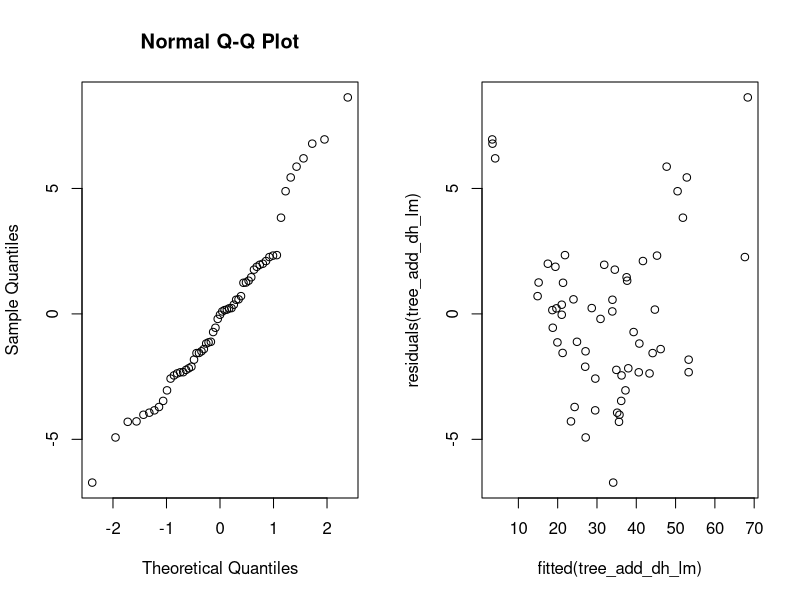
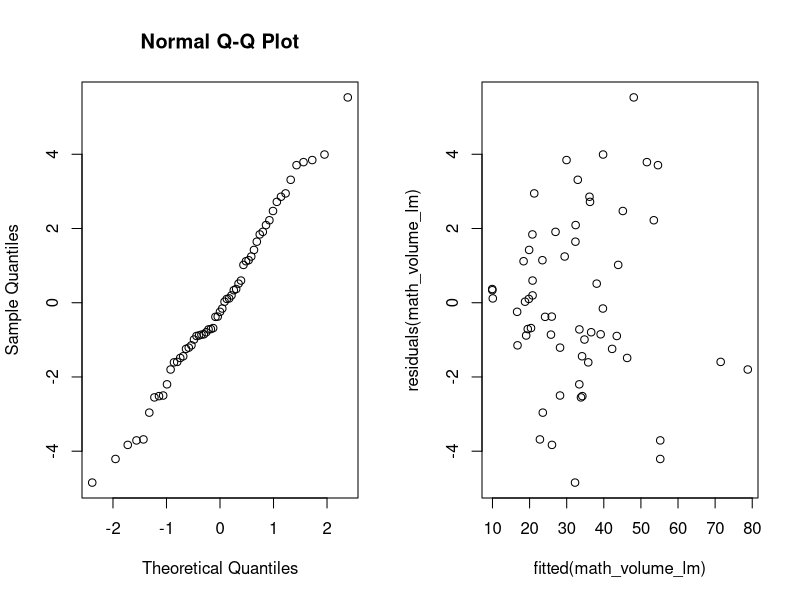
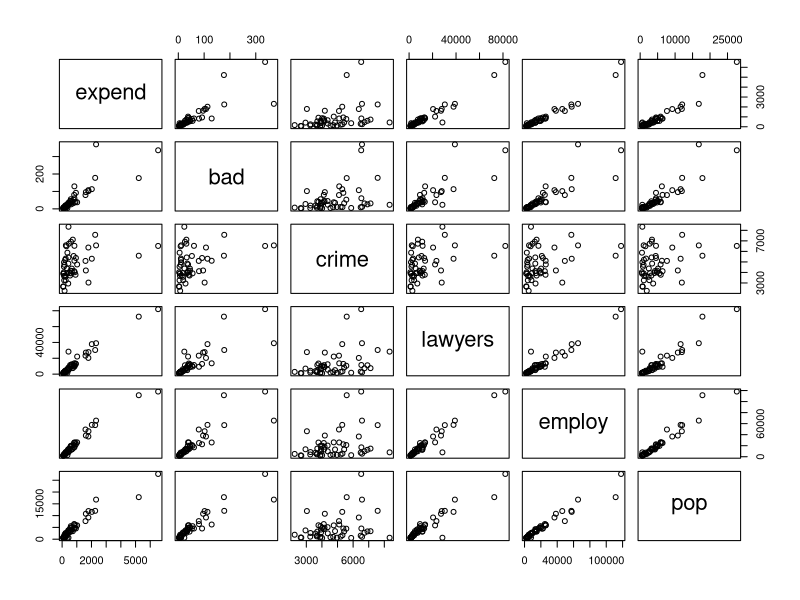
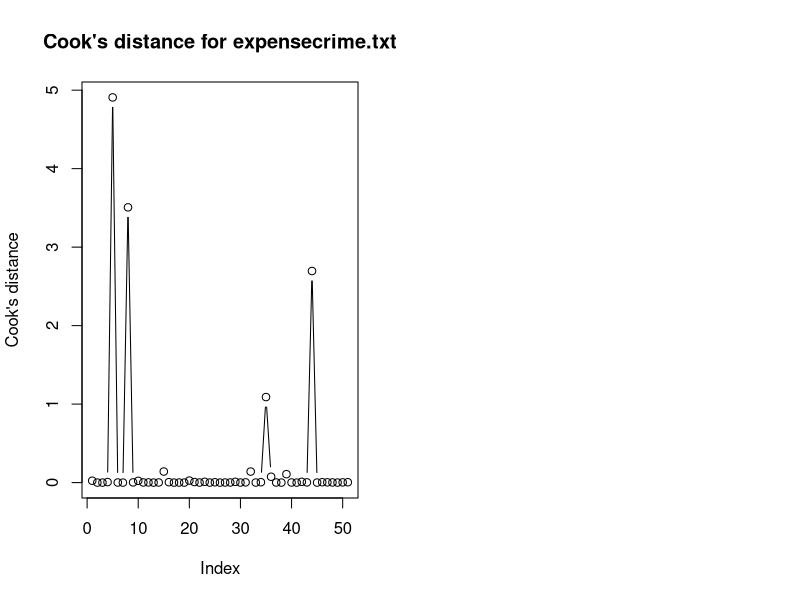
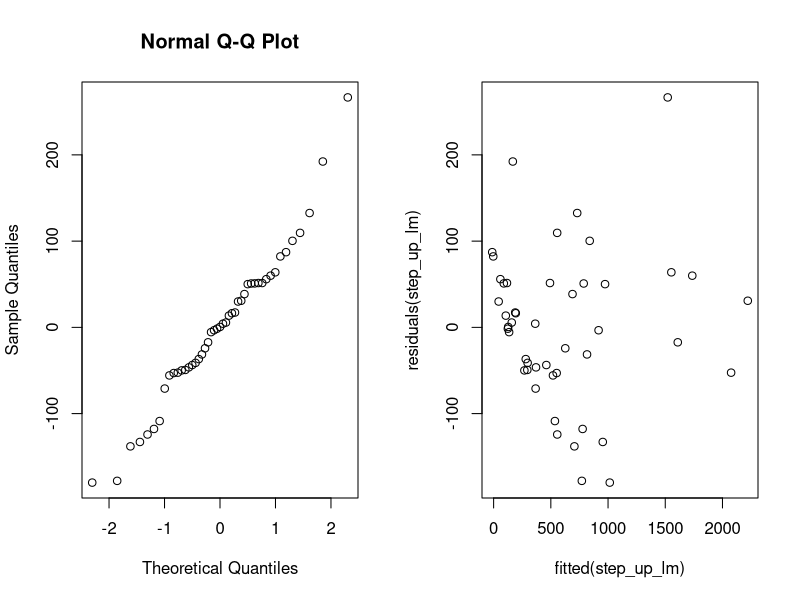
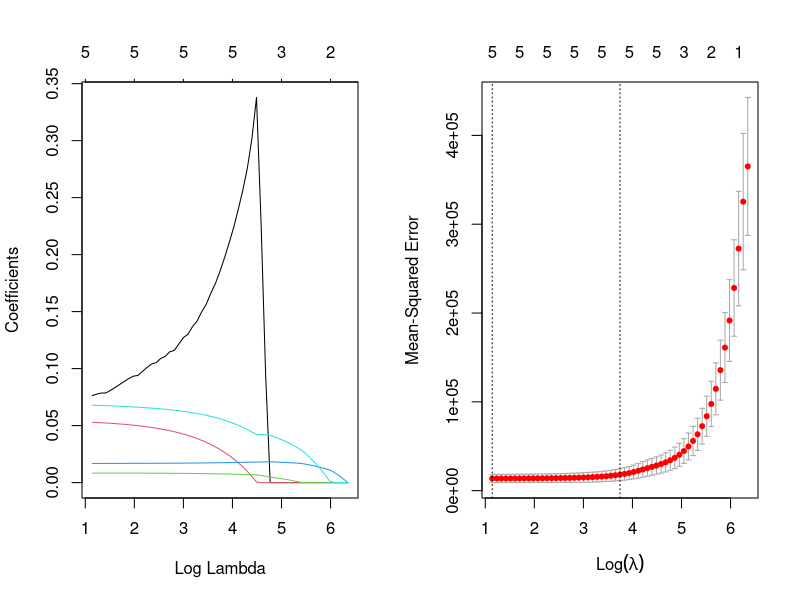
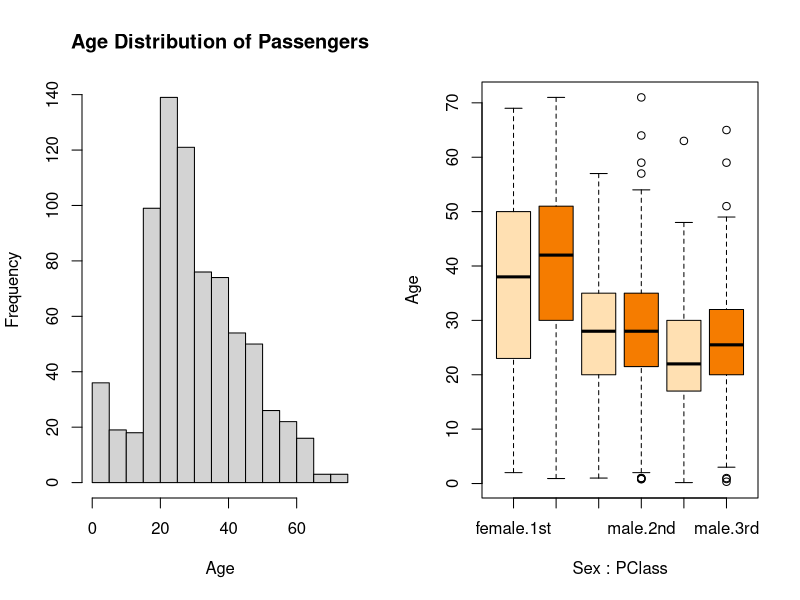

Generate these figures, in order, with R:
## ---- chunk 1
# set up global R options
options(digits = 3)

# set up knitr global chunk options
knitr::opts_chunk$set(fig.height = 3)
## ---- chunk 2
tree_df <- as.data.frame(read.table("data/treeVolume.txt", header=TRUE))
head(tree_df)
## ---- chunk 3
tree_df$type <- as.factor(tree_df$type)
tree_type_lm <- lm(volume~type, data=tree_df)
anova(tree_type_lm)
## ---- chunk 4
mask <- tree_df$type == "beech"
t.test(tree_df$volume[mask], tree_df$volume[!mask])
## ---- chunk 5
tree_type_d_lm <- lm(volume~height+type*diameter, data=tree_df)
anova(tree_type_d_lm)
## ---- chunk 6
tree_type_h_lm <- lm(volume~diameter+type*height, data=tree_df)
anova(tree_type_h_lm)
## ---- chunk 7
tree_add_all_lm <- lm(volume~diameter+height+type, data=tree_df)
drop1(tree_add_all_lm, test= "F")
## ---- chunk 8
tree_add_dh_lm <- lm(volume~diameter+height, data=tree_df)
anova(tree_add_dh_lm)
## ---- chunk 9
summary(tree_add_dh_lm)
## ---- chunk 10
par(mfrow=c(1, 2))
qqnorm(residuals(tree_add_dh_lm))
plot(fitted(tree_add_dh_lm), residuals(tree_add_dh_lm))
## ---- chunk 11
mean_d <- mean(tree_df$diameter)
mean_h <- mean(tree_df$height)
means <-  data.frame(diameter=c(mean_d), height=c(mean_h))

predict(tree_add_dh_lm, means, interval = "confidence")
## ---- chunk 12
tree_df$math_volume <- tree_df$height * tree_df$diameter^2
math_volume_lm <- lm(volume~math_volume, data=tree_df)
anova(math_volume_lm)
## ---- chunk 13
summary(math_volume_lm)
## ---- chunk 14
par(mfrow=c(1,2))

qqnorm(residuals(math_volume_lm))
plot(fitted(math_volume_lm), residuals(math_volume_lm))
## ---- chunk 15
# Read data
crime_df <- as.data.frame(read.table("data/expensescrime.txt", header=TRUE))
head(crime_df)

response <- "expend"
exp_vars <- c("bad", "crime", "lawyers", "employ", "pop")
## ---- chunk 16
pairs(crime_df[, c(response, exp_vars)])
## ---- chunk 17
crime_lm <- lm(expend~bad+crime+lawyers+employ+pop, data=crime_df)
cooks.distance(crime_lm)[cooks.distance(crime_lm) > 1]
## ---- chunk 18
plot(cooks.distance(crime_lm), type='b', ylab="Cook's distance", main = "Cook's distance for expensecrime.txt")
## ---- chunk 19
crime_df_upd <- crime_df[-c(5,8,35,44),]
## ---- chunk 20
round(cor(crime_df[, c(exp_vars)]), 2)
## ---- chunk 21
library(car)
## ---- chunk 22
vif(lm(expend~bad+crime+lawyers+employ+pop, data=crime_df))
## ---- chunk 23
print("Step 1")

print("bad")
summary(lm(expend~bad, data=crime_df_upd))

print("crime")
summary(lm(expend~crime, data=crime_df_upd))

print("lawyers")
summary(lm(expend~lawyers, data=crime_df_upd))

print("employ")
summary(lm(expend~employ, data=crime_df_upd)) # YES

print("pop")
summary(lm(expend~pop, data=crime_df_upd)) 
## ---- chunk 24
print("Step 2")

print("bad")
summary(lm(expend~employ+bad, data=crime_df_upd))

print("crime")
summary(lm(expend~employ+crime, data=crime_df_upd)) # YES

print("lawyers")
summary(lm(expend~employ+lawyers, data=crime_df_upd))

print("pop")
summary(lm(expend~employ+pop, data=crime_df_upd))
## ---- chunk 25
print("Step 3")

print("bad")
summary(lm(expend~employ+crime+bad, data=crime_df_upd))

print("lawyers")
summary(lm(expend~employ+crime+lawyers, data=crime_df_upd))

print("pop")
summary(lm(expend~employ+crime+pop, data=crime_df_upd)) # YES
## ---- chunk 26
print("Step 4")

print("bad")
summary(lm(expend~employ+crime+pop+bad, data=crime_df_upd))

print("lawyers")
summary(lm(expend~employ+crime+pop+lawyers, data=crime_df_upd))

# None significant!
## ---- chunk 27
step_up_lm <- lm(expend~employ+crime+pop, data=crime_df_upd)
summary(step_up_lm)
## ---- chunk 28
vif(step_up_lm)
## ---- chunk 29
par(mfrow=c(1,2))

qqnorm(residuals(step_up_lm))
plot(fitted(step_up_lm), residuals(step_up_lm))
## ---- chunk 30
new_data <- data.frame(bad=50, crime=5000, lawyers=5000, employ=5000, pop=5000)
predict(step_up_lm, new_data, interval="prediction", level=0.95)
## ---- chunk 31
predict(step_up_lm, new_data, interval="confidence", level=0.95)
## ---- chunk 32
# install.packages("glmnet", repos = "https://cran.us.r-project.org")
library(glmnet)
## ---- chunk 33
x <- as.matrix(crime_df_upd[, exp_vars])
y <- as.matrix(crime_df_upd[, c(response)])

# train-test splitting
train <- (sample(1:nrow(x), 0.67*nrow(x))) # train by using 2/3 of the data
x.train <- x[train,]; y.train <- y[train]
x.test <- x[-train,]; y.test <- y[-train]

# fitting the model
lasso.mod <- glmnet(x.train, y.train, alpha=1)
cv.lasso <- cv.glmnet(x.train,y.train,alpha=1,type.measure='mse')
## ---- chunk 34
plot(lasso.mod, label=T, xvar="lambda")
## ---- chunk 35
plot(cv.lasso)
## ---- chunk 36
(lambda.1se <- cv.lasso$lambda.1se)
## ---- chunk 37
# https://glmnet.stanford.edu/articles/glmnet.html#assessing-models-on-test-data-1
assess.glmnet(lasso.mod, newx = x.test, newy = y.test, s=cv.lasso$lambda.1se)
coef(lasso.mod, s=lambda.1se) # beta’s for lambda.1se
## ---- chunk 38
y.pred <- predict(lasso.mod, s=lambda.1se, newx=x.test)
mse.lasso <- mean((y.test - y.pred)^2); mse.lasso
## ---- chunk 39
new_data <- data.frame(x.test)
y.pred <- predict(step_up_lm, new_data, interval="confidence", level=0.95)
mse.step_up <- mean((y.test - y.pred)^2); mse.step_up
## ---- chunk 40
# Read data
titanic_df <- as.data.frame(read.table("data/titanic.txt", header=TRUE))
head(titanic_df)
## ---- chunk 41
titanic_df$PClass <- as.factor(titanic_df$PClass)
titanic_df$Sex <- as.factor(titanic_df$Sex)
summary(titanic_df)
## ---- chunk 42
tot_comb <- xtabs(~PClass+Sex, data=titanic_df)
tot_comb
## ---- chunk 43
tot_comb.surv <- xtabs(Survived~PClass+Sex, data=titanic_df)
round(tot_comb.surv/tot_comb, 2)
## ---- chunk 44
hist(titanic_df$Age, xlab="Age", main="Age Distribution of Passengers")
## ---- chunk 45
# I don't think this is plot tells us anything useful?
boxplot(Age ~ Sex + PClass, data=titanic_df, col = c("#FFE0B2", "#F57C00")) 
## ---- chunk 46
titanic_df_upd <- na.omit(titanic_df)
## ---- chunk 47
titanic_df_upd$PClass <- as.factor(titanic_df_upd$PClass)
titanic_df_upd$Sex <- as.factor(titanic_df_upd$Sex)
base_lm <- glm(Survived ~ Age+PClass+Sex, data = titanic_df_upd, family = binomial)
## ---- chunk 48
drop1(base_lm, test = "Chisq")
## ---- chunk 49
summary(base_lm)
## ---- chunk 50
anova(glm(Survived ~ Age*PClass, data = titanic_df_upd, family = binomial), test="Chisq")
## ---- chunk 51
anova(glm(Survived ~ Age*Sex, data = titanic_df_upd, family = binomial), test="Chisq")
## ---- chunk 52
final_lm <- glm(Survived ~ PClass+Age*Sex, data = titanic_df_upd, family = binomial)
summary(final_lm, test="Chisq")
## ---- chunk 53
newdata <- data.frame(Age=c(55, 55, 55, 55, 55, 55), PClass=c("1st", "1st", "2nd", "2nd", "3rd", "3rd"), Sex=c("female", "male", "female", "male", "female", "male"))
predict(final_lm, newdata, type="response")
## ---- chunk 54
fisher.test(x=titanic_df_upd$Survived, y=titanic_df_upd$Sex)
## ---- chunk 55
chisq.test(x=titanic_df_upd$Survived, y=titanic_df_upd$PClass)
## ---- chunk 56
# Read data
coups_df <- as.data.frame(read.table("data/coups.txt", header=TRUE))
head(coups_df)
## ---- chunk 57
coups_df$pollib <- as.factor(coups_df$pollib)
## ---- chunk 58
poison_glm <- glm(miltcoup ~ oligarchy + parties + pctvote + popn + size + numelec + numregim + pollib, data = coups_df, family = poisson)
drop1(poison_glm, test= "Chisq")
summary(poison_glm)
## ---- chunk 59
step1 <- glm(miltcoup ~ oligarchy + parties + pctvote + popn + size + numelec + pollib, data = coups_df, family = poisson)
drop1(step1, test="Chisq")
## ---- chunk 60
step2 <- glm(miltcoup ~ oligarchy + parties + pctvote + popn + size + pollib, data = coups_df, family = poisson)
drop1(step2, test="Chisq")
## ---- chunk 61
step3 <- glm(miltcoup ~ oligarchy + parties + pctvote + popn + pollib, data = coups_df)
drop1(step3, test="Chisq")
## ---- chunk 62
step4 <- glm(miltcoup ~ oligarchy + parties + popn + pollib, data = coups_df)
drop1(step4, test="Chisq")
## ---- chunk 63
step5 <- glm(miltcoup ~ oligarchy + parties + pollib, data = coups_df, family = poisson)
drop1(step5, test="Chisq")
## ---- chunk 64
final_plm <- glm(miltcoup ~ oligarchy + parties + pollib, data = coups_df, family = poisson)
summary(final_plm, test="Chisq")
## ---- chunk 65
coups_df$pollib <- as.factor(coups_df$pollib)
## ---- chunk 66
mean(coups_df$oligarchy); mean(coups_df$parties)
## ---- chunk 67
newdata <- data.frame(pollib=c("0", "1", "2"), oligarchy=c(5.22, 5.22, 5.22), parties=c(17.1, 17.1, 17.1))
predict(final_plm, newdata, type="response")
